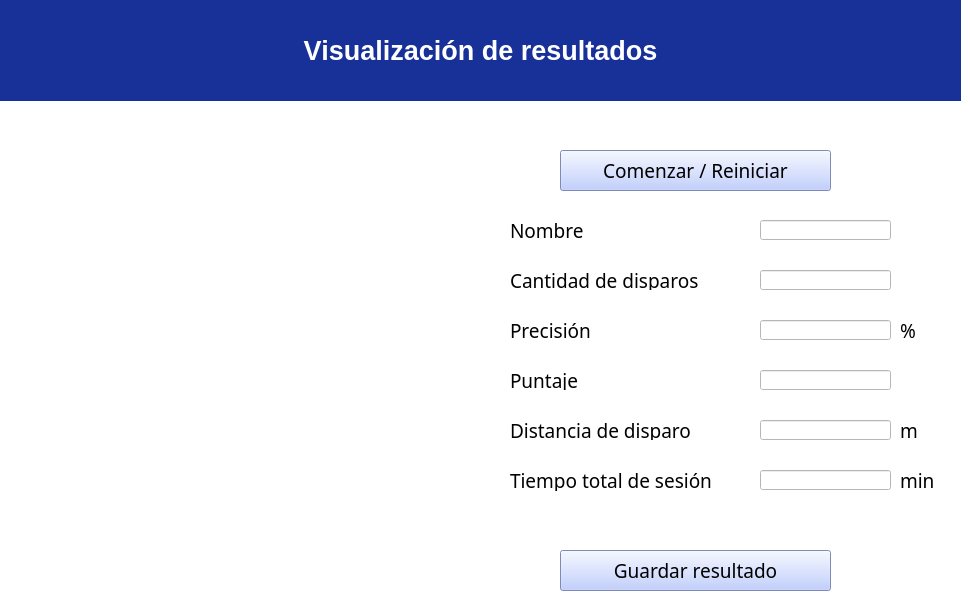
            <widget class="QWidget" name="page_uno">
             <property name="styleSheet">
              <string notr="true">background-color: rgb(255, 255, 255);</string>
             </property>
             <widget class="QLabel" name="label_10">
              <property name="geometry">
               <rect>
                <x>510</x>
                <y>220</y>
                <width>241</width>
                <height>20</height>
               </rect>
              </property>
              <property name="font">
               <font>
                <family>MS PGothic</family>
                <pointsize>14</pointsize>
               </font>
              </property>
              <property name="styleSheet">
               <string notr="true">color: rgb(0, 0, 0);</string>
              </property>
              <property name="text">
               <string>Nombre</string>
              </property>
             </widget>
             <widget class="QLineEdit" name="lineEdit_3">
              <property name="geometry">
               <rect>
                <x>760</x>
                <y>220</y>
                <width>131</width>
                <height>20</height>
               </rect>
              </property>
             </widget>
             <widget class="QLabel" name="label_11">
              <property name="geometry">
               <rect>
                <x>510</x>
                <y>470</y>
                <width>241</width>
                <height>21</height>
               </rect>
              </property>
              <property name="font">
               <font>
                <family>MS PGothic</family>
                <pointsize>14</pointsize>
               </font>
              </property>
              <property name="styleSheet">
               <string notr="true">color: rgb(0, 0, 0);</string>
              </property>
              <property name="text">
               <string>Tiempo total de sesión</string>
              </property>
             </widget>
             <widget class="QLineEdit" name="lineEdit_4">
              <property name="geometry">
               <rect>
                <x>760</x>
                <y>470</y>
                <width>131</width>
                <height>20</height>
               </rect>
              </property>
             </widget>
             <widget class="QLabel" name="label_12">
              <property name="geometry">
               <rect>
                <x>510</x>
                <y>270</y>
                <width>241</width>
                <height>20</height>
               </rect>
              </property>
              <property name="font">
               <font>
                <family>MS PGothic</family>
                <pointsize>14</pointsize>
               </font>
              </property>
              <property name="styleSheet">
               <string notr="true">color: rgb(0, 0, 0);</string>
              </property>
              <property name="text">
               <string>Cantidad de disparos</string>
              </property>
             </widget>
             <widget class="QLineEdit" name="lineEdit_5">
              <property name="geometry">
               <rect>
                <x>760</x>
                <y>270</y>
                <width>131</width>
                <height>20</height>
               </rect>
              </property>
              <property name="text">
               <string/>
              </property>
             </widget>
             <widget class="QLineEdit" name="lineEdit_6">
              <property name="geometry">
               <rect>
                <x>760</x>
                <y>370</y>
                <width>131</width>
                <height>20</height>
               </rect>
              </property>
              <property name="text">
               <string/>
              </property>
             </widget>
             <widget class="QLabel" name="label_13">
              <property name="geometry">
               <rect>
                <x>510</x>
                <y>370</y>
                <width>241</width>
                <height>20</height>
               </rect>
              </property>
              <property name="font">
               <font>
                <family>MS PGothic</family>
                <pointsize>14</pointsize>
               </font>
              </property>
              <property name="styleSheet">
               <string notr="true">color: rgb(0, 0, 0);</string>
              </property>
              <property name="text">
               <string>Puntaje</string>
              </property>
             </widget>
             <widget class="QLabel" name="label_14">
              <property name="geometry">
               <rect>
                <x>510</x>
                <y>420</y>
                <width>241</width>
                <height>20</height>
               </rect>
              </property>
              <property name="font">
               <font>
                <family>MS PGothic</family>
                <pointsize>14</pointsize>
               </font>
              </property>
              <property name="styleSheet">
               <string notr="true">color: rgb(0, 0, 0);</string>
              </property>
              <property name="text">
               <string>Distancia de disparo</string>
              </property>
             </widget>
             <widget class="QLineEdit" name="lineEdit_7">
              <property name="geometry">
               <rect>
                <x>760</x>
                <y>420</y>
                <width>131</width>
                <height>20</height>
               </rect>
              </property>
              <property name="text">
               <string/>
              </property>
             </widget>
             <widget class="QLabel" name="label_15">
              <property name="geometry">
               <rect>
                <x>0</x>
                <y>0</y>
                <width>961</width>
                <height>101</height>
               </rect>
              </property>
              <property name="font">
               <font>
                <pointsize>20</pointsize>
                <weight>75</weight>
                <bold>true</bold>
               </font>
              </property>
              <property name="autoFillBackground">
               <bool>false</bool>
              </property>
              <property name="styleSheet">
               <string notr="true">border-color: rgb(0, 255, 127);
background-color: #173199;
color: rgb(255, 255, 255);</string>
              </property>
              <property name="text">
               <string>Visualización de resultados</string>
              </property>
              <property name="alignment">
               <set>Qt::AlignCenter</set>
              </property>
             </widget>
             <widget class="QLabel" name="label_16">
              <property name="geometry">
               <rect>
                <x>20</x>
                <y>140</y>
                <width>471</width>
                <height>401</height>
               </rect>
              </property>
              <property name="text">
               <string/>
              </property>
              <property name="pixmap">
               <pixmap>bull2.webp</pixmap>
              </property>
              <property name="wordWrap">
               <bool>false</bool>
              </property>
             </widget>
             <widget class="QPushButton" name="pushButton_8">
              <property name="geometry">
               <rect>
                <x>560</x>
                <y>550</y>
                <width>271</width>
                <height>41</height>
               </rect>
              </property>
              <property name="font">
               <font>
                <family>MS PGothic</family>
                <pointsize>14</pointsize>
               </font>
              </property>
              <property name="styleSheet">
               <string notr="true">background-color: rgb(175, 193, 255);
border-color: rgb(0, 0, 255);</string>
              </property>
              <property name="text">
               <string>Guardar resultado</string>
              </property>
             </widget>
             <widget class="QPushButton" name="pushButton_10">
              <property name="geometry">
               <rect>
                <x>560</x>
                <y>150</y>
                <width>271</width>
                <height>41</height>
               </rect>
              </property>
              <property name="font">
               <font>
                <family>MS PGothic</family>
                <pointsize>14</pointsize>
               </font>
              </property>
              <property name="styleSheet">
               <string notr="true">background-color: rgb(175, 193, 255);
border-color: rgb(0, 0, 255);</string>
              </property>
              <property name="text">
               <string>Comenzar / Reiniciar</string>
              </property>
             </widget>
             <widget class="QLineEdit" name="lineEdit_8">
              <property name="geometry">
               <rect>
                <x>760</x>
                <y>320</y>
                <width>131</width>
                <height>20</height>
               </rect>
              </property>
              <property name="text">
               <string/>
              </property>
             </widget>
             <widget class="QLabel" name="label_28">
              <property name="geometry">
               <rect>
                <x>510</x>
                <y>320</y>
                <width>241</width>
                <height>20</height>
               </rect>
              </property>
              <property name="font">
               <font>
                <family>MS PGothic</family>
                <pointsize>14</pointsize>
               </font>
              </property>
              <property name="styleSheet">
               <string notr="true">color: rgb(0, 0, 0);</string>
              </property>
              <property name="text">
               <string>Precisión</string>
              </property>
             </widget>
             <widget class="QLabel" name="label_29">
              <property name="geometry">
               <rect>
                <x>900</x>
                <y>320</y>
                <width>31</width>
                <height>20</height>
               </rect>
              </property>
              <property name="font">
               <font>
                <family>MS PGothic</family>
                <pointsize>14</pointsize>
               </font>
              </property>
              <property name="styleSheet">
               <string notr="true">color: rgb(0, 0, 0);</string>
              </property>
              <property name="text">
               <string>%</string>
              </property>
             </widget>
             <widget class="QLabel" name="label_30">
              <property name="geometry">
               <rect>
                <x>900</x>
                <y>420</y>
                <width>31</width>
                <height>20</height>
               </rect>
              </property>
              <property name="font">
               <font>
                <family>MS PGothic</family>
                <pointsize>14</pointsize>
               </font>
              </property>
              <property name="styleSheet">
               <string notr="true">color: rgb(0, 0, 0);</string>
              </property>
              <property name="text">
               <string>m</string>
              </property>
             </widget>
             <widget class="QLabel" name="label_31">
              <property name="geometry">
               <rect>
                <x>900</x>
                <y>470</y>
                <width>41</width>
                <height>20</height>
               </rect>
              </property>
              <property name="font">
               <font>
                <family>MS PGothic</family>
                <pointsize>14</pointsize>
               </font>
              </property>
              <property name="styleSheet">
               <string notr="true">color: rgb(0, 0, 0);</string>
              </property>
              <property name="text">
               <string>min</string>
              </property>
             </widget>
            </widget>
